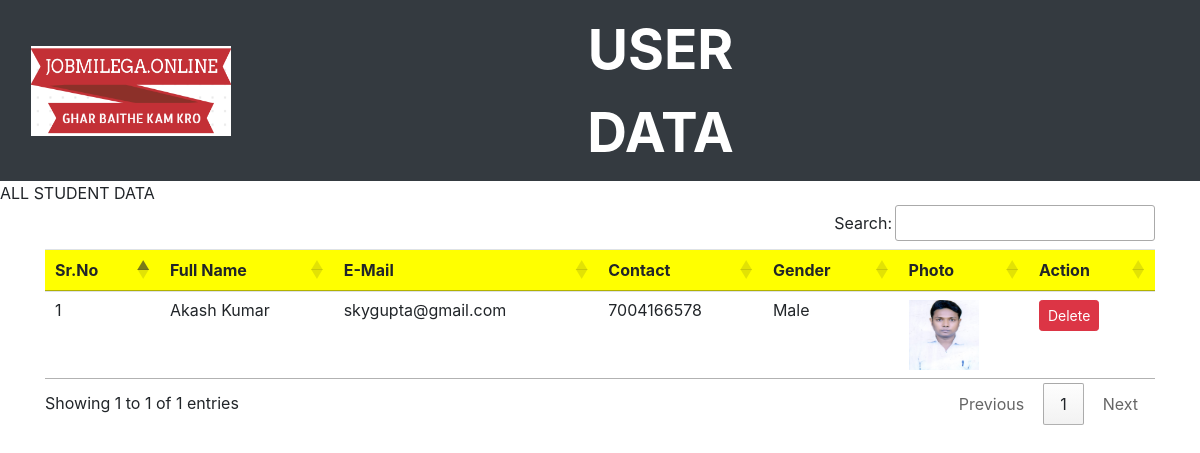
/userdata, run on an earlier commit of the app's database.
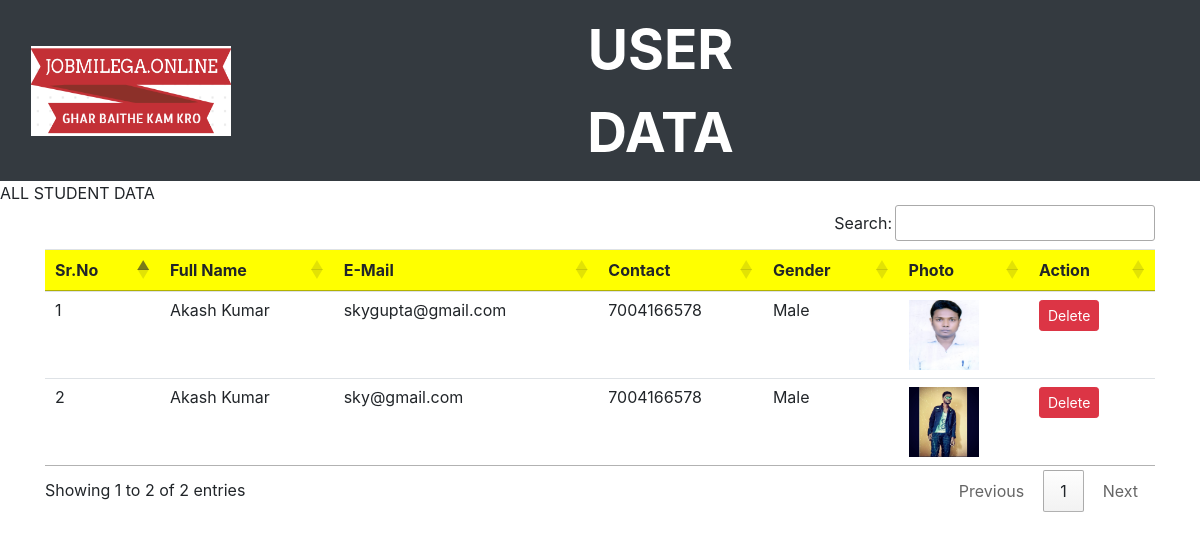
And on a later commit of the database.
### job/models.py (models this page shows, shortened)
class StudentUser(models.Model):
    user = models.ForeignKey(User,on_delete=models.CASCADE)
    mobile = models.CharField(max_length=10,null=True)
    image = models.FileField(null=True)
    gender = models.CharField(max_length=10,null=True)
    type = models.CharField(max_length=10,null=True)
    resume = models.FileField(null=True)

### job/views.py (the view)
# urls.py: path('userdata', views.userdata,name='userdata'),
def userdata(request):
    data = StudentUser.objects.all
    d={'data': data}
    return render(request, 'userdata.html',d)

### job/templates/userdata.html (shortened to what this page needs)
<html>
<head>
    {% load static %}
  <link rel="stylesheet" href="https://maxcdn.bootstrapcdn.com/bootstrap/4.5.2/css/bootstrap.min.css">
<link rel="stylesheet" href="https://cdnjs.cloudflare.com/ajax/libs/font-awesome/4.7.0/css/font-awesome.min.css">
</head>
<body>
<nav class="navbar navbar-expand-sm bg-dark navbar-dark">
    <div class="col-sm-1 mt-0 " style="padding-right : 20% ">
               <img src="static/images/LOGO.png" alt="jobmilega.online" style="width:200px; height:90px">
        </div>
       <div class="col-sm-3 mt-0 text-center" style="margin-left:250px" >
              <span style="font-weight:bold ; font-size:55px">
                  <span style="color: White">USER</span>
                  <span style="color: White">DATA</span>
              </span>
        </div>
</nav>
</body>
</html>
<html lang="en">
<head>
</head>
<body>
<marquee>ALL STUDENT  DATA</marquee>
        <div class="container">
          <table class="table table-hover" id="example">
              <thead>
                  <tr style="background-color: yellow">
                      <th>Sr.No</th>
                      <th>Full Name</th>
                      <th>E-Mail</th>
                      <th>Contact</th>
                      <th>Gender</th>
                      <th>Photo</th>
                      <th>Action</th>
                  </tr>
              </thead>
              <tbody>
                   {% for i in data %}
                  <tr>
                        <td>  {{ forloop.counter}}</td>
                        <td>  {{ i.user.first_name }} {{ i.user.last_name }}</td>
                        <td> {{i.user.username }}</td>
                        <td> {{ i.mobile}}</td>
                        <td> {{ i.gender}}</td>
                        <td> <img src="{{ i.image.url}}" style="width:70px; height:70px" ></td>
                        <td><a href="{% url 'delete_user' i.id %}" class="btn btn-danger btn-sm" onclick="return confirm('Are you sure?')">Delete</a></td>
                  </tr>
                  {% endfor%}
              </tbody>
          </table>
 </div>
</body>
</html>
<head>
<link rel="stylesheet" href="https://cdn.datatables.net/1.10.24/css/jquery.dataTables.min.css">
<link rel="stylesheet" href="https://cdn.datatables.net/buttons/1.7.0/css/buttons.dataTables.min.css">
</head>
<body>
</body>

What changed in the data, as far as the page shows it:
added StudentUser: user.first_name "Akash", user.last_name "Kumar", user.username "sky@gmail.com", mobile "7004166578", gender "Male", image (picture)
Also different on the page:
text written by a page script: "Search: Showing 1 to 1 of 1 entries Previous 1 Next" → "Search: Showing 1 to 2 of 2 entries Previous 1 Next"
